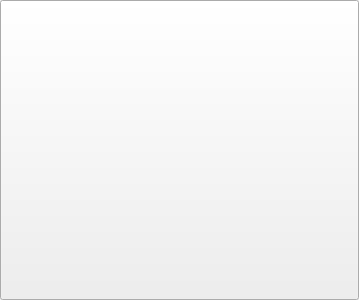
<?xml version="1.0" encoding="UTF-8"?>
<ui version="4.0">
 <class>TwoDcode</class>
 <widget class="QWidget" name="TwoDcode">
  <property name="geometry">
   <rect>
    <x>0</x>
    <y>0</y>
    <width>359</width>
    <height>300</height>
   </rect>
  </property>
  <property name="windowTitle">
   <string>Form</string>
  </property>
  <layout class="QGridLayout" name="gridLayout">
   <property name="leftMargin">
    <number>0</number>
   </property>
   <property name="topMargin">
    <number>0</number>
   </property>
   <property name="rightMargin">
    <number>0</number>
   </property>
   <property name="bottomMargin">
    <number>0</number>
   </property>
   <item row="0" column="0">
    <widget class="QToolButton" name="toolButton">
     <property name="sizePolicy">
      <sizepolicy hsizetype="Expanding" vsizetype="Expanding">
       <horstretch>0</horstretch>
       <verstretch>0</verstretch>
      </sizepolicy>
     </property>
     <property name="text">
      <string/>
     </property>
    </widget>
   </item>
  </layout>
 </widget>
 <resources/>
 <connections/>
</ui>
